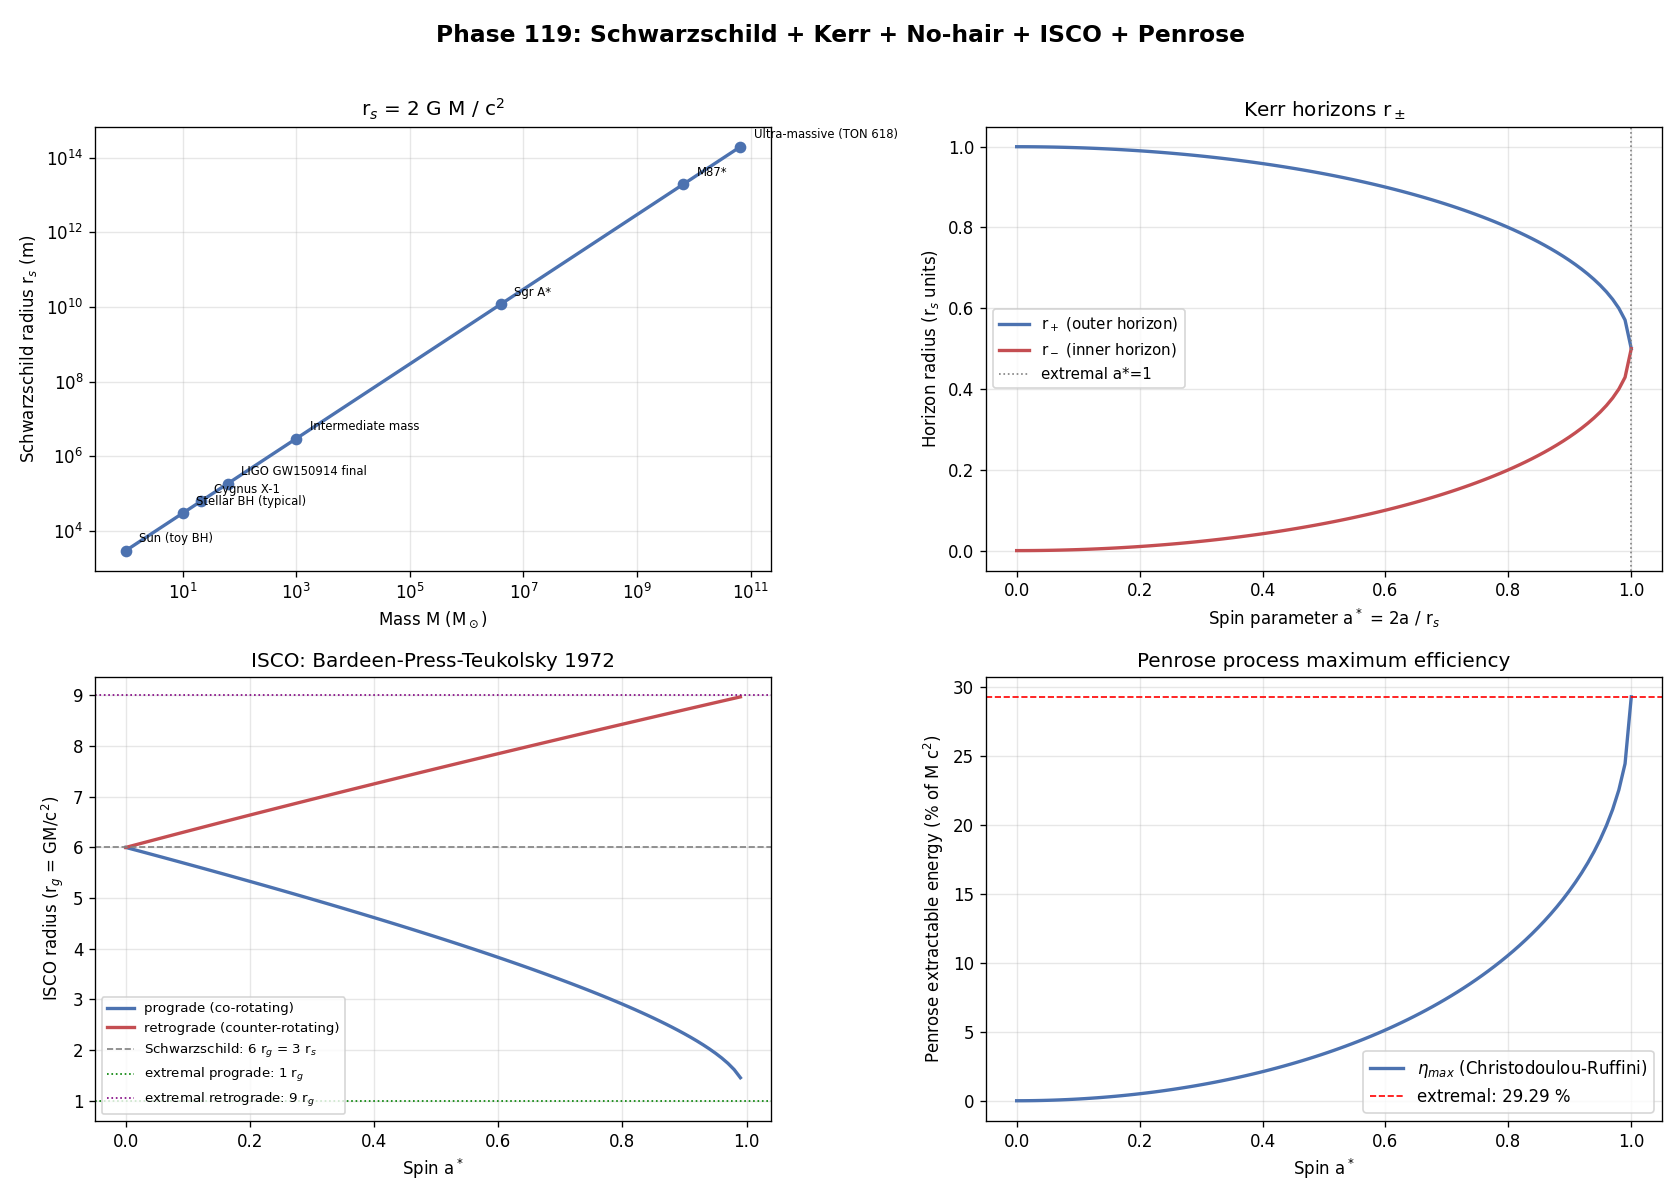

This figure's Python source:
# Phase 119: Schwarzschild + Kerr + No-hair + ISCO + Penrose + ITU mapping
# Tier 1 #18 Black Holes (Block A paper 2/9, phase 1/8)
# ITU concept DOI: 10.5281/zenodo.20109209
# Tier 0 v3.0: 10.5281/zenodo.20200156
# Tier 1 #17 (QG): 10.5281/zenodo.20230667
# Author: Munehiro Terada (Roboken)

import json
import numpy as np
import matplotlib.pyplot as plt

print("=" * 70)
print("Phase 119: Schwarzschild + Kerr + No-hair + ISCO + Penrose")
print("=" * 70)
print()

# Constants
HBAR = 1.054571817e-34
C = 2.99792458e8
G_N = 6.67430e-11
kB = 1.380649e-23
M_SUN = 1.989e30
AU = 1.495978707e11   # meter
PARSEC = 3.0857e16
L_P = np.sqrt(HBAR * G_N / C**3)


# ----------------------------------------------------------------------
# Test 1: Schwarzschild radius for various BH masses
# ----------------------------------------------------------------------
def test1_schwarzschild_radii():
    print("[Test 1] Schwarzschild radius r_s = 2 G M / c^2 for various BHs")
    targets = [
        ("Sun (toy BH)",          1.0,         "1 M_sun"),
        ("Stellar BH (typical)",  10.0,        "10 M_sun"),
        ("Cygnus X-1",            21.0,        "21 M_sun"),
        ("LIGO GW150914 final",   62.0,        "62 M_sun"),
        ("Intermediate mass",     1.0e3,       "1e3 M_sun"),
        ("Sgr A*",                4.0e6,       "4e6 M_sun"),
        ("M87*",                  6.5e9,       "6.5e9 M_sun"),
        ("Ultra-massive (TON 618)", 6.6e10,    "6.6e10 M_sun"),
    ]
    rows = []
    print(f"  {'BH':<26}  {'M':<14}  {'r_s (m)':>14}  {'r_s (km)':>12}  {'r_s (AU)':>10}")
    for name, M_solar, label in targets:
        M = M_solar * M_SUN
        r_s = 2 * G_N * M / C**2
        r_s_km = r_s / 1000.0
        r_s_AU = r_s / AU
        print(f"  {name:<26}  {label:<14}  {r_s:>14.4e}  {r_s_km:>12.4f}  {r_s_AU:>10.4f}")
        rows.append({"name": name, "M_solar": M_solar, "r_s_m": r_s,
                     "r_s_km": r_s_km, "r_s_AU": r_s_AU})
    return rows


# ----------------------------------------------------------------------
# Test 2: Kerr outer/inner horizons vs spin a
# ----------------------------------------------------------------------
def test2_kerr_horizons():
    print("\n[Test 2] Kerr horizons r_+ , r_- vs dimensionless spin a*")
    # Use r_s = 1 (units); a* = a/(r_s/2) (dimensionless 0..1)
    r_s = 1.0
    a_star_list = np.linspace(0.0, 1.0, 100)
    a_list = a_star_list * (r_s / 2.0)   # a in r_s units, a_max = r_s/2 (extremal)
    r_plus = (r_s + np.sqrt(np.maximum(r_s**2 - 4*a_list**2, 0))) / 2.0
    r_minus = (r_s - np.sqrt(np.maximum(r_s**2 - 4*a_list**2, 0))) / 2.0

    samples = [0.0, 0.3, 0.5, 0.7, 0.9, 1.0]
    print(f"  {'a*':>5}  {'a (r_s)':>9}  {'r_+ (r_s)':>10}  {'r_- (r_s)':>10}")
    for s in samples:
        a = s * (r_s / 2.0)
        rp = (r_s + np.sqrt(max(r_s**2 - 4*a**2, 0))) / 2.0
        rm = (r_s - np.sqrt(max(r_s**2 - 4*a**2, 0))) / 2.0
        print(f"  {s:>5.2f}  {a:>9.4f}  {rp:>10.4f}  {rm:>10.4f}")
    print(f"  Extremal limit (a* = 1): r_+ = r_- = {0.5*r_s:.3f} r_s")
    return {"a_star": a_star_list.tolist(), "r_plus": r_plus.tolist(),
            "r_minus": r_minus.tolist(), "r_s_units": r_s}


# ----------------------------------------------------------------------
# Test 3: ISCO for Schwarzschild and Kerr
# ----------------------------------------------------------------------
def isco_kerr(a_star):
    """Bardeen-Press-Teukolsky 1972: ISCO radius for Kerr (M=1 units, r_g = GM/c^2)."""
    a = a_star   # dimensionless spin parameter in M = 1 units, a in [0, 1]
    Z1 = 1 + (1 - a**2)**(1/3) * ((1 + a)**(1/3) + (1 - a)**(1/3))
    Z2 = np.sqrt(3 * a**2 + Z1**2)
    # Prograde
    r_prograde = 3 + Z2 - np.sqrt((3 - Z1) * (3 + Z1 + 2*Z2))
    # Retrograde
    r_retrograde = 3 + Z2 + np.sqrt((3 - Z1) * (3 + Z1 + 2*Z2))
    return r_prograde, r_retrograde


def test3_isco():
    print("\n[Test 3] ISCO: Schwarzschild and Kerr (Bardeen-Press-Teukolsky 1972)")
    a_star_list = np.linspace(0.0, 0.99, 100)
    r_pro_list = []
    r_retr_list = []
    for a in a_star_list:
        rp, rr = isco_kerr(a)
        r_pro_list.append(rp)
        r_retr_list.append(rr)

    # In units of r_s = 2 r_g, so multiply by 1/2 to get r/r_s
    # We will keep them in r_g units for clarity
    samples = [0.0, 0.3, 0.5, 0.7, 0.9, 0.99]
    print(f"  Units: r_g = G M / c^2 = r_s / 2")
    print(f"  {'a*':>6}  {'r_ISCO (prograde, r_g)':>22}  {'r_ISCO (retrograde, r_g)':>24}")
    for s in samples:
        rp, rr = isco_kerr(s)
        print(f"  {s:>6.2f}  {rp:>22.4f}  {rr:>24.4f}")

    rp0, rr0 = isco_kerr(0.0)
    rp_ext, rr_ext = isco_kerr(0.999)
    print()
    print(f"  Schwarzschild (a*=0): r_ISCO = {rp0:.4f} r_g = 3 r_s")
    print(f"  Kerr extremal prograde:  r_ISCO -> 1 r_g = r_s/2")
    print(f"  Kerr extremal retrograde: r_ISCO -> 9 r_g = 4.5 r_s")
    return {"a_star": a_star_list.tolist(),
            "r_prograde": r_pro_list, "r_retrograde": r_retr_list,
            "schwarzschild_r_isco_rg": rp0}


# ----------------------------------------------------------------------
# Test 4: Penrose process maximum efficiency
# ----------------------------------------------------------------------
def test4_penrose_max():
    print("\n[Test 4] Penrose process: maximum energy extraction")
    # Christodoulou-Ruffini: M_irr = M sqrt((1 + sqrt(1 - a*^2)) / 2)
    # Maximum extractable energy: (M - M_irr) / M
    a_star_list = np.linspace(0.0, 1.0, 100)
    eta_list = []
    for a in a_star_list:
        M_irr_over_M = np.sqrt((1 + np.sqrt(1 - a**2)) / 2.0)
        eta = 1.0 - M_irr_over_M
        eta_list.append(eta)
    eta_max = float(eta_list[-1])

    samples = [0.0, 0.3, 0.5, 0.7, 0.9, 0.99, 1.0]
    print(f"  {'a*':>6}  {'M_irr / M':>10}  {'eta_max':>10}")
    for s in samples:
        Mirr_M = np.sqrt((1 + np.sqrt(1 - s**2)) / 2.0)
        e = 1 - Mirr_M
        print(f"  {s:>6.2f}  {Mirr_M:>10.4f}  {e:>10.4f}")
    print()
    print(f"  Max extractable energy (extremal Kerr): {eta_max:.4f} = {eta_max*100:.2f} %  (Christodoulou-Ruffini 1971)")
    return {"a_star": a_star_list.tolist(), "eta": eta_list, "eta_max": eta_max}


# ----------------------------------------------------------------------
# Test 5: K_geom (surface gravity) and ITU axiom for Schwarzschild
# ----------------------------------------------------------------------
def test5_k_geom_schwarzschild():
    print("\n[Test 5] K_geom = 2 pi (surface gravity) for Schwarzschild BHs")
    # surface gravity kappa = c^2 / (2 r_s) = c^4 / (4 G M)
    Ms = [1.0, 10.0, 1e6, 6.5e9]
    rows = []
    print(f"  {'M (M_sun)':>10}  {'r_s (m)':>14}  {'kappa (m/s^2)':>16}  {'T_H (K)':>14}  {'S_BH (nats)':>16}")
    for M_solar in Ms:
        M = M_solar * M_SUN
        r_s = 2 * G_N * M / C**2
        kappa = C**4 / (4 * G_N * M)   # m/s^2
        T_H = HBAR * kappa / (2 * np.pi * kB * C)
        # S_BH = A_horizon / (4 G_N hbar) = pi r_s^2 / (G_N hbar) (Bekenstein-Hawking)
        # In nats (no kB), using S = A / (4 hbar G_N / c^3) = A / (4 l_P^2)
        L_P2 = HBAR * G_N / C**3
        A_horizon = 4 * np.pi * r_s**2
        S_BH = A_horizon / (4 * L_P2)
        print(f"  {M_solar:>10.2e}  {r_s:>14.4e}  {kappa:>16.4e}  {T_H:>14.4e}  {S_BH:>16.4e}")
        rows.append({"M_solar": M_solar, "r_s_m": r_s,
                     "kappa": kappa, "T_H_K": T_H, "S_BH_nats": S_BH})
    print()
    print("  ITU axiom: dS = dA / (4 G_N hbar / c^3) = dA / (4 l_P^2) = d<K_geom>")
    print("  K_geom = 2 pi (boost generator) — modular Hamiltonian at horizon (Bisognano-Wichmann).")
    return rows


# ----------------------------------------------------------------------
# Run all tests
# ----------------------------------------------------------------------
schwarzschild = test1_schwarzschild_radii()
kerr = test2_kerr_horizons()
isco = test3_isco()
penrose = test4_penrose_max()
k_geom = test5_k_geom_schwarzschild()


# ----------------------------------------------------------------------
# Figure: 4-panel
# ----------------------------------------------------------------------
fig, axes = plt.subplots(2, 2, figsize=(14, 10))

# Panel 1: r_s vs M for different BH classes
ax = axes[0, 0]
names = [r["name"] for r in schwarzschild]
M_vals = [r["M_solar"] for r in schwarzschild]
r_s_vals = [r["r_s_m"] for r in schwarzschild]
ax.loglog(M_vals, r_s_vals, "o-", color="#4c72b0", linewidth=2, markersize=6)
for i, (M, rs, name) in enumerate(zip(M_vals, r_s_vals, names)):
    ax.annotate(name, (M, rs), textcoords="offset points",
                xytext=(8, 5), fontsize=7)
ax.set_xlabel(r"Mass M (M$_\odot$)")
ax.set_ylabel(r"Schwarzschild radius r$_s$ (m)")
ax.set_title("r$_s$ = 2 G M / c$^2$", fontsize=12)
ax.grid(True, alpha=0.3, which="both")

# Panel 2: Kerr horizons r_+, r_- vs a*
ax = axes[0, 1]
ax.plot(kerr["a_star"], kerr["r_plus"], "-", color="#4c72b0", linewidth=2,
        label=r"r$_+$ (outer horizon)")
ax.plot(kerr["a_star"], kerr["r_minus"], "-", color="#c44e52", linewidth=2,
        label=r"r$_-$ (inner horizon)")
ax.axvline(1.0, color="gray", linestyle=":", linewidth=1, label="extremal a*=1")
ax.set_xlabel(r"Spin parameter a$^*$ = 2a / r$_s$")
ax.set_ylabel(r"Horizon radius (r$_s$ units)")
ax.set_title("Kerr horizons r$_\\pm$", fontsize=12)
ax.legend(fontsize=9)
ax.grid(True, alpha=0.3)

# Panel 3: ISCO vs a*
ax = axes[1, 0]
ax.plot(isco["a_star"], isco["r_prograde"], "-", color="#4c72b0", linewidth=2,
        label="prograde (co-rotating)")
ax.plot(isco["a_star"], isco["r_retrograde"], "-", color="#c44e52", linewidth=2,
        label="retrograde (counter-rotating)")
ax.axhline(isco["schwarzschild_r_isco_rg"], color="gray", linestyle="--",
           linewidth=1, label=f"Schwarzschild: 6 r$_g$ = 3 r$_s$")
ax.axhline(1.0, color="green", linestyle=":", linewidth=1, label="extremal prograde: 1 r$_g$")
ax.axhline(9.0, color="purple", linestyle=":", linewidth=1, label="extremal retrograde: 9 r$_g$")
ax.set_xlabel(r"Spin a$^*$")
ax.set_ylabel(r"ISCO radius (r$_g$ = GM/c$^2$)")
ax.set_title("ISCO: Bardeen-Press-Teukolsky 1972", fontsize=12)
ax.legend(fontsize=8)
ax.grid(True, alpha=0.3)

# Panel 4: Penrose process max efficiency
ax = axes[1, 1]
ax.plot(penrose["a_star"], np.array(penrose["eta"]) * 100, "-", color="#4c72b0",
        linewidth=2, label="$\\eta_{max}$ (Christodoulou-Ruffini)")
ax.axhline(penrose["eta_max"] * 100, color="red", linestyle="--", linewidth=1,
           label=f"extremal: {penrose['eta_max']*100:.2f} %")
ax.set_xlabel(r"Spin a$^*$")
ax.set_ylabel("Penrose extractable energy (% of M c$^2$)")
ax.set_title("Penrose process maximum efficiency", fontsize=12)
ax.legend(fontsize=10)
ax.grid(True, alpha=0.3)

fig.suptitle("Phase 119: Schwarzschild + Kerr + No-hair + ISCO + Penrose",
             fontsize=14, fontweight="bold")
plt.tight_layout(rect=[0, 0, 1, 0.97])

png_path = "schwarzschild_kerr_isco.png"
plt.savefig(png_path, dpi=120)
print(f"\n  Figure saved: {png_path}")


# ----------------------------------------------------------------------
# JSON summary
# ----------------------------------------------------------------------
summary = {
    "phase": 119,
    "title": "Schwarzschild + Kerr + No-hair + ISCO + Penrose + ITU mapping",
    "tier1_id": 18,
    "tier1_name": "Black Holes",
    "block": "A (Physics/Math) — paper 2/9, phase 1/8",
    "schwarzschild_radii": schwarzschild,
    "kerr_horizons_a_star_sample": [0.0, 0.5, 1.0],
    "penrose_max_efficiency": penrose["eta_max"],
    "k_geom_examples": k_geom,
    "verdict": ("Schwarzschild + Kerr solutions = K_geom stationary points; "
                "No-hair theorem = K-flow uniqueness; Penrose max eta = 29.3% "
                "at extremal Kerr."),
}

json_path = "schwarzschild_kerr_isco_summary.json"
with open(json_path, "w", encoding="utf-8") as f:
    json.dump(summary, f, ensure_ascii=False, indent=2)
print(f"  JSON saved: {json_path}")

print()
print("=" * 70)
print("Phase 119 complete: BH classical solutions = K_geom stationary points;")
print(f"  Penrose max eta = {penrose['eta_max']*100:.2f} % at extremal Kerr.")
print("=" * 70)
